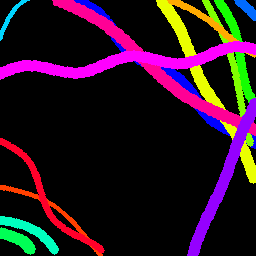
#> input picture _dm_img.png, 256 x 256 px
$ jupyter execute postprocessing.ipynb
#> lines starting #> are read from the running program, lines starting #| are printed output that depends on the picture; after the words box and inside, x2 and y2 are one past the last pixel; in counts of white or black regions, pixels touching at a corner belong together
### postprocessing.py
#!/usr/bin/env python
# -*- coding: utf-8 -*-

from skimage.segmentation import watershed
import numpy as np
from skimage.measure import label
from skimage.morphology import reconstruction, dilation, erosion, disk, diamond, square
from skimage import img_as_ubyte


def PrepareProb(img, convertuint8=True, inverse=True):
    """
    Prepares the prob image for post-processing, it can convert from
    float -> to uint8 and it can inverse it if needed.
    """
    if convertuint8:
        img = img_as_ubyte(img)
    if inverse:
        img = 255 - img
    return img


def HreconstructionErosion(prob_img, h):
    """
    Performs a H minimma reconstruction via an erosion method.
    """

    def making_top_mask(x, lamb=h):
       return min(255, x + lamb)

    f = np.vectorize(making_top_mask)
    shift_prob_img = f(prob_img)

    seed = shift_prob_img
    mask = prob_img
    recons = reconstruction(
        seed, mask, method='erosion').astype(np.dtype('ubyte'))
    return recons


def find_maxima(img, convertuint8=False, inverse=False, mask=None):
    """
    Finds all local maxima from 2D image.
    """
    img = PrepareProb(img, convertuint8=convertuint8, inverse=inverse)
    recons = HreconstructionErosion(img, 1)
    if mask is None:
        return recons - img
    else:
        res = recons - img
        res[mask==0] = 0
        return res
# [7 lines left out: function GetContours, not called in this run]


def generate_wsl(ws):
    """
    Generates watershed line that correspond to areas of
    touching objects.
    """
    se = square(3)

    ero = ws.copy()

    ero[ero == 0] = ero.max() + 1

    ero = erosion(ero, se)
    #ero = erosion(ero)

    ero[ws == 0] = 0

    grad = dilation(ws, se) - ero
    #grad = dilation(ws) - ero
    grad[ws == 0] = 0
    grad[grad > 0] = 255
    grad = grad.astype(np.uint8)
    return grad

def DynamicWatershedAlias(p_img, lamb, p_thresh = 0.5):
    """
    Applies our dynamic watershed to 2D prob/dist image.
    """
    b_img = (p_img > p_thresh) + 0 # binarizacion
    Probs_inv = PrepareProb(p_img) # to int and inversa


    Hrecons = HreconstructionErosion(Probs_inv, lamb)
    markers_Probs_inv = find_maxima(Hrecons, mask = b_img)
    #tmp = markers_Probs_inv.copy()
    markers_Probs_inv = label(markers_Probs_inv)
    ws_labels = watershed(Hrecons, markers_Probs_inv, mask=b_img)
    arrange_label = ArrangeLabel(ws_labels)

    #print(arrange_label.shape)

    wsl = generate_wsl(arrange_label)
    arrange_label[wsl > 0] = 0

    #return arrange_label
    #b_img[b_img==True] = 255
    return arrange_label

def ArrangeLabel(mat):
    """
    Arrange label image as to effectively put background to 0.
    """
    val, counts = np.unique(mat, return_counts=True)
    background_val = val[np.argmax(counts)]
    mat = label(mat, background = background_val)
    if np.min(mat) < 0:
        mat += np.min(mat)
        mat = ArrangeLabel(mat)
    return mat


def PostProcess(prob_image, param=7, thresh = 0.5):
    """
    Perform DynamicWatershedAlias with some default parameters.
    """
    segmentation_mask = DynamicWatershedAlias(prob_image, param, thresh)
    return segmentation_mask

### postprocessing.ipynb
[cell 1]
from postprocessing import PostProcess
import cv2
import matplotlib.pyplot as plt

img = cv2.imread('_dm_img.png')
#> img is the input picture: shape (256, 256, 3); mean B, G, R 32.7, 19.9, 41.3
img = img[:,:,::-1]
im = cv2.imread('prediction2.png', 0)
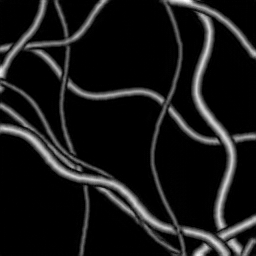
#> input picture prediction2.png, 256 x 256 px
#> im is the input picture: shape (256, 256); min 0, max 255, mean 24.4

#print(im.shape)

res = PostProcess(im, 40, 16)
#> in DynamicWatershedAlias, `b_img = (p_img > p_thresh) + 0`:
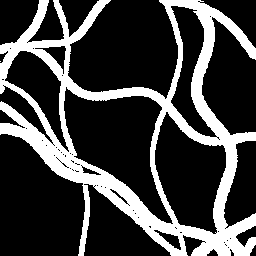
#> b_img: shape (256, 256) int64; values 0 (black) and 1 (white), 25.3% white; 2 white regions (1 under 20 px), largest, box (x1, y1, x2, y2) and area: (0, 0, 256, 256) 16612
#> call 2 of HreconstructionErosion, with h = 1
#> in HreconstructionErosion (call 2), `shift_prob_img = f(prob_img)`:
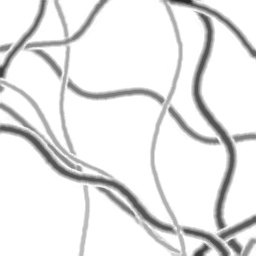
#> shift_prob_img: shape (256, 256) int64; min 41, max 255, mean 232.1
#> in find_maxima, `res = recons - img`: res: shape (256, 256); values 0 (black) and 1 (white), 5% white in thin lines or dots
#> in DynamicWatershedAlias, `markers_Probs_inv = label(markers_Probs_inv)`:
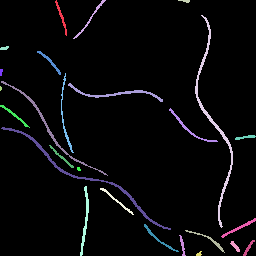
#> markers_Probs_inv: shape (256, 256) int64; 27 distinct labels, from 0 to 26; one colour per label, 0 black
#> in DynamicWatershedAlias, `ws_labels = watershed(Hrecons, markers_Probs_inv, mask=b_img)`:
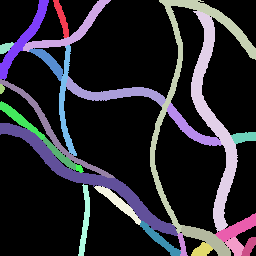
#> ws_labels: shape (256, 256) int64; 27 distinct labels, from 0 to 26; one colour per label, 0 black
#> in ArrangeLabel, `val, counts = np.unique(mat, return_counts=True)`: val = 27 values from 0 to 26; counts = 27 values, max 48925 at index 0, min 37 at index 11, mean 2427.3
#> in ArrangeLabel, `background_val = val[np.argmax(counts)]`: background_val = 0
#> in ArrangeLabel, `mat = label(mat, background = background_val)`:
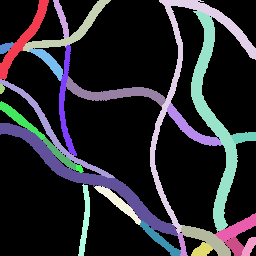
#> mat: shape (256, 256) int64; 27 distinct labels, from 0 to 26; one colour per label, 0 black
#> in generate_wsl, `ero[ero == 0] = ero.max() + 1`: ero: shape (256, 256) int64; 27 distinct labels, from 1 to 27
#> in generate_wsl, `ero = erosion(ero, se)`:
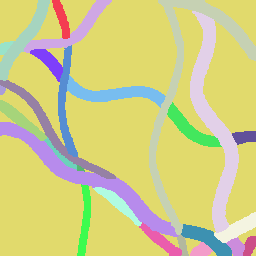
#> ero: shape (256, 256) int64; 27 distinct labels, from 1 to 27; one colour per label, 0 black
#> in generate_wsl, `ero[ws == 0] = 0`: ero: shape (256, 256) int64; 27 distinct labels, from 0 to 26
#> in generate_wsl, `grad = dilation(ws, se) - ero`:
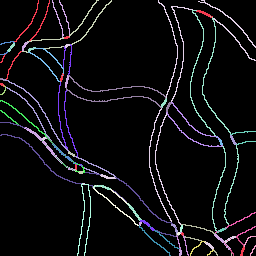
#> grad: shape (256, 256) int64; 27 distinct labels, from 0 to 26; one colour per label, 0 black
#> in generate_wsl, `grad[grad > 0] = 255`: grad: shape (256, 256) int64; 1.5% white in thin lines or dots
#> in generate_wsl, `grad = grad.astype(np.uint8)`: grad: shape (256, 256); 1.5% white in thin lines or dots
#> in DynamicWatershedAlias, `arrange_label[wsl > 0] = 0`:
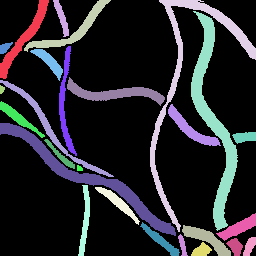
#> arrange_label: shape (256, 256) int64; 27 distinct labels, from 0 to 26; one colour per label, 0 black

plt.figure(figsize=(15,15))
plt.subplot(1,3,1), plt.imshow(img)
plt.subplot(1,3,2), plt.imshow(im, cmap='gray')
plt.subplot(1,3,3), plt.imshow(res, cmap='jet')
plt.show()

[cell 2]
import numpy as np

part = np.zeros(res.shape)

fg = res==1
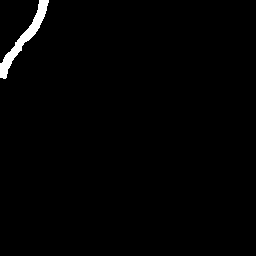
#> fg: shape (256, 256) bool; 1.2% white; 1 white region, box (x1, y1, x2, y2) and area: (0, 0, 49, 79) 787

part[fg] = im[fg]

plt.imshow(part, cmap='gray')

[cell 3]
part.max()

unique, counts = np.unique(part, return_counts=True)
#> unique = 180 values from 0 to 235; counts = 180 values, max 64749 at index 0, min 1 at index 6, mean 364.1
dict(zip(unique, counts))

# verificar GT de entrenamiento
# y procesamiento de la imagen

[cell 4]
# extraer cada una de las partes de la imágen por color

from skimage.measure import label

labels, num = label(res, return_num=True)
#> labels: shape (256, 256) int64; 27 distinct labels, from 0 to 26
#> num = 26

print(labels.shape)
#| (256, 256)

print(num)
#| 26
